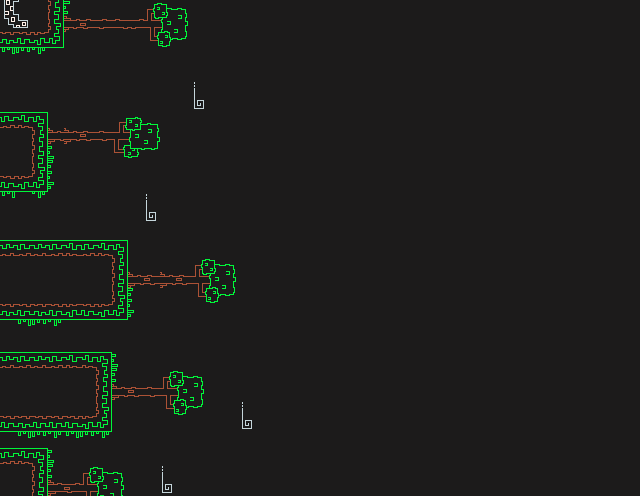

Tiled map render using the project's own tile images. Description and the map definition, with tile-layer contents summarised, below:
An orthogonal 40x31 tile map with 16x16 px tiles, 2 tile layers (Tile Layer 2, Tile Layer 1).

<map version="1.5" tiledversion="1.5.0" orientation="orthogonal" renderorder="right-down" width="40" height="31" tilewidth="16" tileheight="16" infinite="0" nextlayerid="3" nextobjectid="1">
 <tileset firstgid="1" source="Clean-Full-Retro-Line-Tiles.tsx" />
 <layer id="2" name="Tile Layer 2" width="40" height="31">
  <data>[1240 cells, 1240 non-empty, 1 distinct tile ids]</data>
 </layer>
 <layer id="1" name="Tile Layer 1" width="40" height="31">
  <data>[1240 cells, 170 non-empty, 48 distinct tile ids]</data>
 </layer>
</map>
